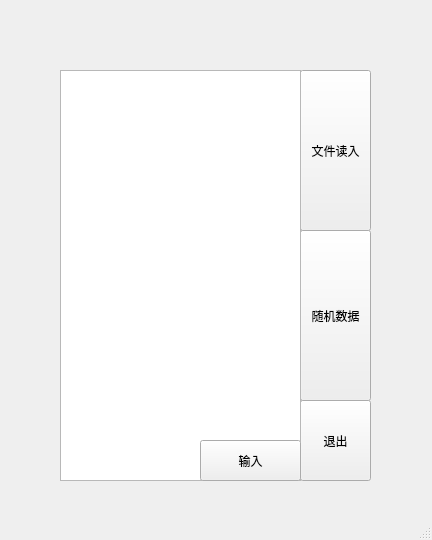
<?xml version="1.0" encoding="UTF-8"?>
<ui version="4.0">
 <class>MainWindow</class>
 <widget class="QMainWindow" name="MainWindow">
  <property name="geometry">
   <rect>
    <x>0</x>
    <y>0</y>
    <width>432</width>
    <height>540</height>
   </rect>
  </property>
  <property name="minimumSize">
   <size>
    <width>380</width>
    <height>540</height>
   </size>
  </property>
  <property name="maximumSize">
   <size>
    <width>432</width>
    <height>540</height>
   </size>
  </property>
  <property name="windowTitle">
   <string>MainWindow</string>
  </property>
  <widget class="QWidget" name="centralWidget">
   <widget class="QPushButton" name="ccin">
    <property name="geometry">
     <rect>
      <x>200</x>
      <y>440</y>
      <width>101</width>
      <height>41</height>
     </rect>
    </property>
    <property name="text">
     <string>输入</string>
    </property>
   </widget>
   <widget class="QPushButton" name="fccin">
    <property name="geometry">
     <rect>
      <x>300</x>
      <y>70</y>
      <width>71</width>
      <height>161</height>
     </rect>
    </property>
    <property name="text">
     <string>文件读入</string>
    </property>
   </widget>
   <widget class="QPushButton" name="frand">
    <property name="geometry">
     <rect>
      <x>300</x>
      <y>230</y>
      <width>71</width>
      <height>171</height>
     </rect>
    </property>
    <property name="text">
     <string>随机数据</string>
    </property>
   </widget>
   <widget class="QPushButton" name="fexit">
    <property name="geometry">
     <rect>
      <x>300</x>
      <y>400</y>
      <width>71</width>
      <height>81</height>
     </rect>
    </property>
    <property name="text">
     <string>退出</string>
    </property>
   </widget>
   <widget class="QTextEdit" name="textEdit">
    <property name="geometry">
     <rect>
      <x>60</x>
      <y>70</y>
      <width>241</width>
      <height>411</height>
     </rect>
    </property>
   </widget>
   <zorder>fccin</zorder>
   <zorder>frand</zorder>
   <zorder>fexit</zorder>
   <zorder>textEdit</zorder>
   <zorder>ccin</zorder>
  </widget>
  <widget class="QMenuBar" name="menuBar">
   <property name="geometry">
    <rect>
     <x>0</x>
     <y>0</y>
     <width>432</width>
     <height>26</height>
    </rect>
   </property>
  </widget>
  <widget class="QStatusBar" name="statusBar"/>
 </widget>
 <layoutdefault spacing="6" margin="11"/>
 <resources/>
 <connections/>
</ui>
